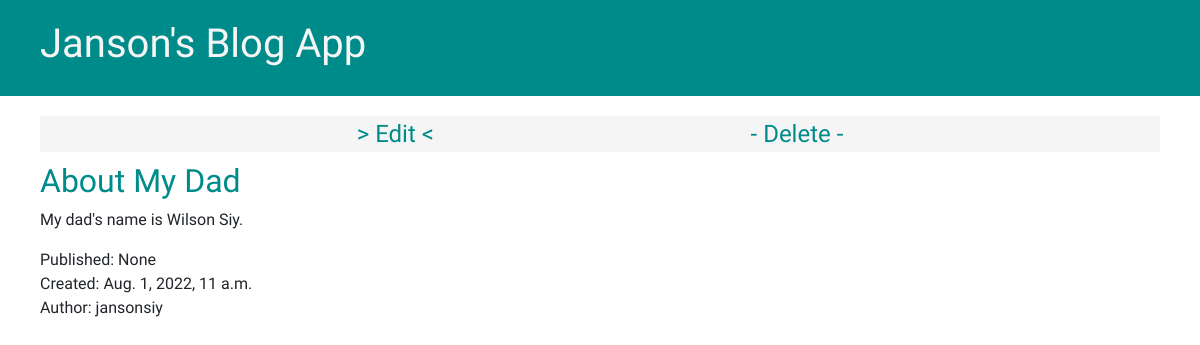
/post/4, run on an earlier commit of the app's database.
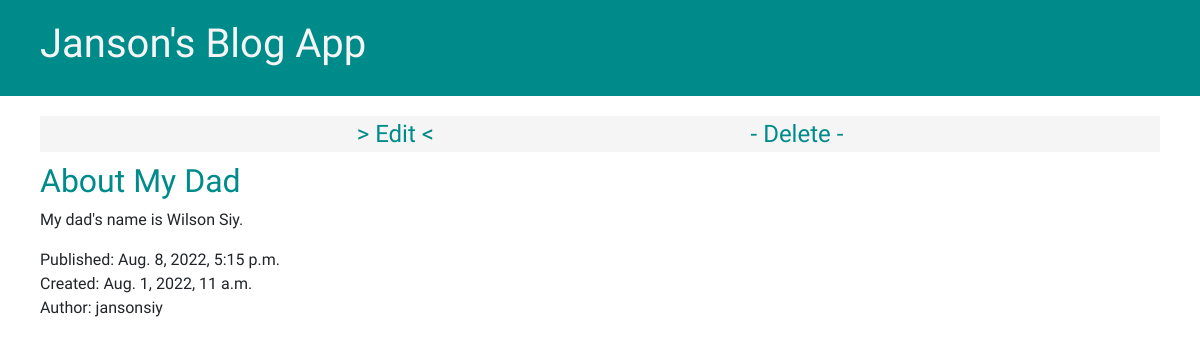
And on a later commit of the database.
### blog/models.py (models this page shows, shortened)
class Post(models.Model):
    author = models.ForeignKey(settings.AUTH_USER_MODEL, on_delete=models.CASCADE)
    title = models.CharField(max_length=200)
    text = models.TextField()
    created_date = models.DateTimeField(default=timezone.now)
    published_date = models.DateTimeField(blank=True, null=True)

### blog/views.py (the view)
# urls.py: path('post/<int:id>', views.post_details, name='post_details'),
def post_details(request, id: int):
    post = get_object_or_404(Post, id=id)
    context = {
        'post': post,
    }
    return render(request, 'blog/post_details.html', context)

### blog/templates/blog/post_details.html
{% extends 'blog/base.html' %}
{% block content %}
    <div class="actions">
        <a href="{% url 'edit_post' post.id %}">> Edit <</a>
        <a href="{% url 'delete_post' post.id %}">- Delete -</a>
    </div>
    <article>
        <h2>{{ post.title }}</a></h2>
        <p>{{ post.text }}</p>
        <time>
            Published: {{ post.published_date }}
            <br>
            Created: {{ post.created_date }}
        </time>
        <address>Author: {{ post.author }}</address>
    </article>
{% endblock %}

What changed in the data, as far as the page shows it:
changed Post "About My Dad": published_date "None" → "Aug. 8, 2022, 5:15 p.m."
